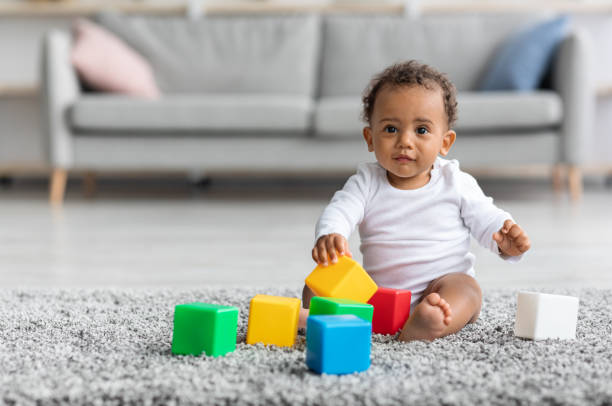
%> input picture Lab_5/Rubayed/Codes/baby2.jpg, 612 x 406 px
$ octave Edge_Detection.m   (GNU Octave 9; MATLAB toolbox functions it lacks are replaced by stand-ins)
%> lines starting %> are read from the running program, lines starting %| are printed output that depends on the picture
% Read the image
img = imread('baby2.jpg'); % Replace 'your_image.jpg' with your image file
%> img is the input picture: size 406x612x3 uint8; mean R, G, B 172.7, 172.3, 166.9
% Check if the image is already grayscale
if size(img, 3) == 3
    grayImg = rgb2gray(img); % Convert to grayscale if it's a color image
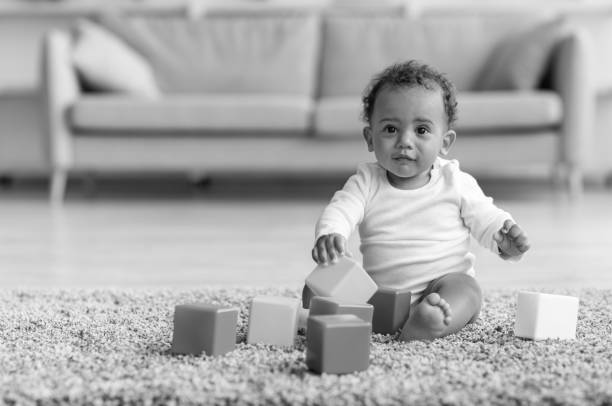
%> grayImg: size 406x612 uint8; min 1, max 255, mean 171.8
else
    grayImg = img; % Use the image as is if it's already grayscale
end

% Prewitt Edge Detection
prewitt_x = fspecial('prewitt'); % Horizontal Prewitt filter
prewitt_y = prewitt_x'; % Vertical Prewitt filter
prewitt_edge = sqrt(imfilter(double(grayImg), prewitt_x).^2 + imfilter(double(grayImg), prewitt_y).^2);
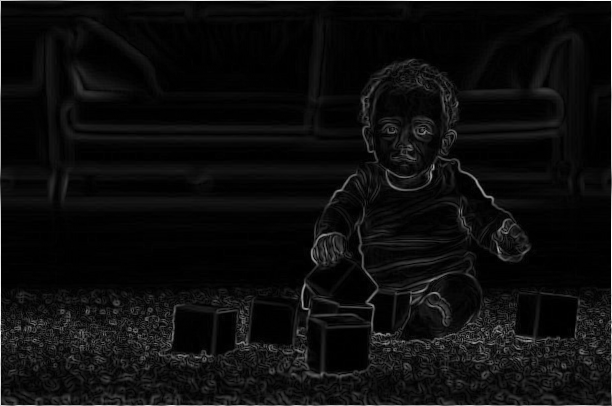
%> prewitt_edge: size 406x612 double; min 0, max 700, mean 37.6; drawn with min black and max white

% Sobel Edge Detection
sobel_x = fspecial('sobel'); % Horizontal Sobel filter
sobel_y = sobel_x'; % Vertical Sobel filter
sobel_edge = sqrt(imfilter(double(grayImg), sobel_x).^2 + imfilter(double(grayImg), sobel_y).^2);

% Roberts Edge Detection
roberts_x = [1 0; 0 -1]; % Roberts horizontal filter
roberts_y = [0 1; -1 0]; % Roberts vertical filter
roberts_edge = sqrt(imfilter(double(grayImg), roberts_x).^2 + imfilter(double(grayImg), roberts_y).^2);
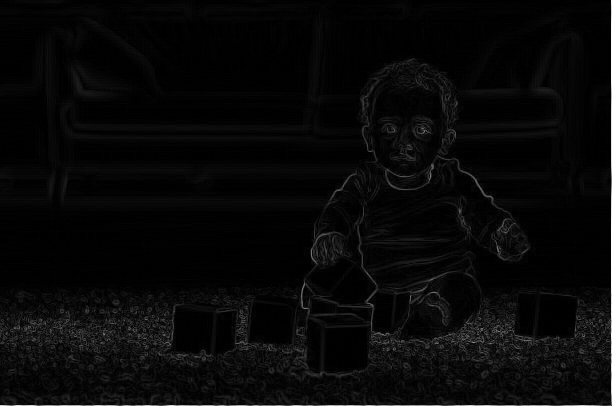
%> roberts_edge: size 406x612 double; min 0, max 330.2, mean 10.3; drawn with min black and max white

% Isotropic Edge Detection (Laplacian of Gaussian)
h = fspecial('gaussian', [5 5], 1); % Gaussian filter
smoothedImg = imfilter(double(grayImg), h); % Smooth the image
laplacian = fspecial('laplacian', 0.5); % Laplacian filter
log_edge = imfilter(smoothedImg, laplacian);
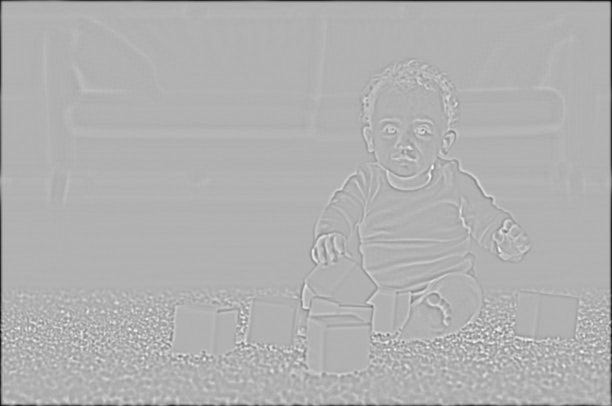
%> log_edge: size 406x612 double; min -129.7, max 56.04, mean -1; drawn with min black and max white

% Display results
figure;
subplot(3,2,1); imshow(img); title('Real Image');
subplot(3,2,2); imshow(prewitt_edge, []); title('Prewitt Edge Detection');
subplot(3,2,3); imshow(sobel_edge, []); title('Sobel Edge Detection');
subplot(3,2,4); imshow(roberts_edge, []); title('Roberts Edge Detection');
subplot(3,2,5); imshow(log_edge, []); title('Laplacian of Gaussian Edge Detection');

% Adjust figure properties
sgtitle('Edge Detection Methods');
